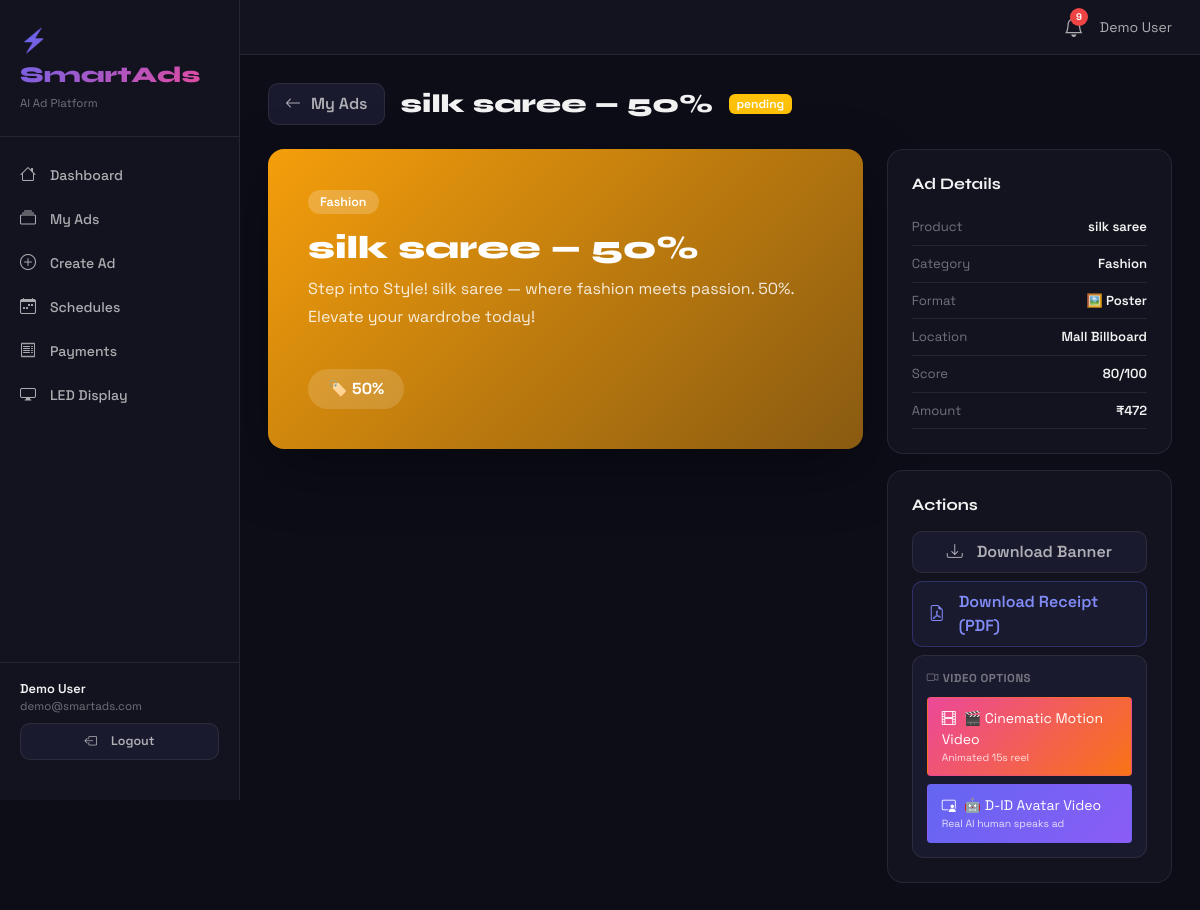
Screenshot of /ads/13/preview (signed in) with the database file from the repository.
### app/models/user.py (models this page shows, shortened)
class User(UserMixin, db.Model):
    __tablename__ = 'users'
    id            = db.Column(db.Integer, primary_key=True)
    name          = db.Column(db.String(120), nullable=False)
    email         = db.Column(db.String(150), unique=True, nullable=False, index=True)
    password_hash = db.Column(db.String(256), nullable=False)
    role          = db.Column(db.String(20), default='user')
    is_active     = db.Column(db.Boolean, default=True)
    created_at    = db.Column(db.DateTime, default=datetime.utcnow)
    last_login    = db.Column(db.DateTime, nullable=True)
    advertisements = db.relationship('Advertisement', backref='owner', lazy='dynamic', foreign_keys='Advertisement.user_id')
    payments       = db.relationship('Payment', backref='user', lazy='dynamic')
    schedules      = db.relationship('AdSchedule', backref='user', lazy='dynamic', foreign_keys='AdSchedule.user_id')
    notifications  = db.relationship('Notification', backref='user', lazy='dynamic')
    videos         = db.relationship('AdVideo', backref='user', lazy='dynamic')
    def is_admin(self): return self.role == 'admin'

### app/models/ad.py (models this page shows, shortened)
class Advertisement(db.Model):
    __tablename__  = 'advertisements'
    id             = db.Column(db.Integer, primary_key=True)
    user_id        = db.Column(db.Integer, db.ForeignKey('users.id'), nullable=False, index=True)
    title          = db.Column(db.String(200), nullable=False)
    product_name   = db.Column(db.String(150), nullable=False)
    category       = db.Column(db.String(80), nullable=False)
    offer          = db.Column(db.String(200), nullable=True)
    description    = db.Column(db.Text, nullable=True)
    location       = db.Column(db.String(100), nullable=True)
    ad_format      = db.Column(db.String(20), default='poster')   # NEW: poster | video
    amount_paid    = db.Column(db.Float, default=0.0)              # NEW: actual cost paid
    generated_text = db.Column(db.Text, nullable=True)
    slogans        = db.Column(db.Text, nullable=True)
    template_style = db.Column(db.String(50), default='modern')
    theme_color    = db.Column(db.String(20), default='#6366f1')
    media_filename = db.Column(db.String(300), nullable=True)
    media_type     = db.Column(db.String(20), nullable=True)
    ad_type        = db.Column(db.String(20), default='ai_generated')
    status         = db.Column(db.String(20), default='draft')
    admin_notes    = db.Column(db.Text, nullable=True)
    payment_status = db.Column(db.String(20), default='unpaid')
    engagement_score = db.Column(db.Integer, default=0)
    created_at     = db.Column(db.DateTime, default=datetime.utcnow)
    updated_at     = db.Column(db.DateTime, default=datetime.utcnow, onupdate=datetime.utcnow)
    approved_at    = db.Column(db.DateTime, nullable=True)
    schedules = db.relationship('AdSchedule', backref='advertisement', lazy='dynamic', cascade='all, delete-orphan')
    payments  = db.relationship('Payment', backref='advertisement', lazy='dynamic')
    videos    = db.relationship('AdVideo', backref='advertisement', lazy='dynamic')
    def get_slogans(self):
        try: return json.loads(self.slogans) if self.slogans else []
        except: return []
    def status_badge(self):
        return {'draft':'secondary','pending':'warning','approved':'success','rejected':'danger'}.get(self.status,'secondary')

### app/routes/ads.py (the view)
@ads_bp.route('/<int:ad_id>/preview')
@login_required
def preview(ad_id):
    ad = Advertisement.query.filter_by(id=ad_id, user_id=current_user.id).first_or_404()
    return render_template('ads/preview.html', ad=ad)

### app/models/user.py (called while the page is built)
@login_manager.user_loader
def load_user(uid): return User.query.get(int(uid))

### app/templates/ads/preview.html (shortened to what this page needs)
{% extends 'base.html' %}
{% block content %}
<div class="d-flex align-items-center gap-3 mb-4 flex-wrap">
  <a href="{{ url_for('ads.list_ads') }}" class="btn-surface"><i class="bi bi-arrow-left me-1"></i>My Ads</a>
  <h1 class="page-title mb-0">{{ ad.title }}</h1>
  <span class="badge bg-{{ ad.status_badge() }}">{{ ad.status }}</span>
</div>
<div class="row g-4">
  <div class="col-12 col-md-8">
    <div style="border-radius:16px;overflow:hidden;background:linear-gradient(135deg,{{ ad.theme_color or '#6366f1' }},{{ ad.theme_color or '#6366f1' }}88);
      padding:40px;min-height:300px;display:flex;flex-direction:column;justify-content:space-between;
      box-shadow:0 20px 60px rgba(0,0,0,.4)">
      <div>
        <span style="background:rgba(255,255,255,.2);color:white;padding:4px 12px;border-radius:20px;font-size:.78rem;font-weight:600">
          {{ ad.category }}
        </span>
        <h2 style="color:white;font-family:'Syne',sans-serif;font-size:2rem;font-weight:800;margin-top:16px">{{ ad.title }}</h2>
        <p style="color:rgba(255,255,255,.85);margin-top:8px;line-height:1.7">{{ ad.generated_text or ad.description }}</p>
      </div>
      <div>
        {% if ad.offer %}
        <div style="margin-top:16px;background:rgba(255,255,255,.15);color:white;
          padding:8px 20px;border-radius:20px;display:inline-block;font-weight:700">
          🏷️ {{ ad.offer }}
        </div>
        {% endif %}
      </div>
    </div>
  </div>
  <div class="col-12 col-md-4">
    <div class="card-modern p-4 mb-3">
      <h5 class="section-title mb-3">Ad Details</h5>
      {% for label, val in [('Product', ad.product_name),('Category', ad.category),('Format', ('🖼️ Poster' if ad.ad_format=='poster' else '🎬 Video')),('Location', ad.location or '—'),('Score', ad.engagement_score|string+'/100'),('Amount', '₹'+ad.amount_paid|int|string if ad.amount_paid else '—')] %}
      <div class="d-flex justify-content-between py-2" style="border-bottom:1px solid var(--border);font-size:.82rem">
        <span style="color:var(--text-muted)">{{ label }}</span>
        <span style="color:var(--text);font-weight:600">{{ val }}</span>
      </div>
      {% endfor %}
    </div>
    <div class="card-modern p-4">
      <h5 class="section-title mb-3">Actions</h5>
      <div class="d-flex flex-column gap-2">
        <a href="{{ url_for('ads.download', ad_id=ad.id) }}" class="btn-surface w-100 justify-content-center"><i class="bi bi-download me-2"></i>Download Banner</a>
        {% if ad.payment_status == 'paid' %}
        {% set payment = ad.payments.all()|last if ad.payments.count() > 0 else none %}
        {% if payment %}
        <a href="{{ url_for('payment.download_receipt', payment_id=payment.id) }}"
           class="btn-surface w-100 justify-content-center"
           style="border-color:rgba(99,102,241,.3);color:#818cf8">
          <i class="bi bi-file-earmark-pdf me-2"></i>Download Receipt (PDF)
        </a>
        {% endif %}
        {% endif %}
        <div style="background:var(--bg-elevated);border:1px solid var(--border);border-radius:12px;padding:14px">
          <div style="font-size:.72rem;font-weight:700;color:var(--text-muted);text-transform:uppercase;letter-spacing:.5px;margin-bottom:10px">
            <i class="bi bi-camera-video me-1"></i>Video Options
          </div>
          <div class="d-flex flex-column gap-2">
            <a href="{{ url_for('ads.video', ad_id=ad.id) }}" class="btn btn-sm w-100"
               style="background:linear-gradient(135deg,#ec4899,#f97316);color:white;text-align:left;padding:10px 14px">
              <i class="bi bi-film me-2"></i>🎬 Cinematic Motion Video
              <div style="font-size:.65rem;opacity:.8;font-weight:400">Animated 15s reel</div>
            </a>
            <a href="{{ url_for('video.studio', ad_id=ad.id) }}" class="btn btn-sm w-100"
               style="background:linear-gradient(135deg,#6366f1,#8b5cf6);color:white;text-align:left;padding:10px 14px">
              <i class="bi bi-person-video3 me-2"></i>🤖 D-ID Avatar Video
              <div style="font-size:.65rem;opacity:.8;font-weight:400">Real AI human speaks ad</div>
            </a>
          </div>
        </div>
      </div>
    </div>
  </div>
</div>
{% endblock %}

### app/templates/base.html (shortened to what this page needs)
<!DOCTYPE html>
<html lang="en">
<head>
<link href="https://cdn.jsdelivr.net/npm/bootstrap@5.3.2/dist/css/bootstrap.min.css" rel="stylesheet">
<link href="https://cdn.jsdelivr.net/npm/bootstrap-icons@1.11.3/font/bootstrap-icons.css" rel="stylesheet">
</head>
<body>
<div class="sidebar">
  <div class="sidebar-brand">
    <div class="brand-logo">⚡ SmartAds</div>
    <div style="font-size:.72rem;color:var(--text-muted);margin-top:4px">AI Ad Platform</div>
  </div>
  <nav>
    <div class="nav-item"><a href="{{ url_for('dashboard.home') }}"><i class="bi bi-house"></i>Dashboard</a></div>
    <div class="nav-item"><a href="{{ url_for('ads.list_ads') }}"><i class="bi bi-collection"></i>My Ads</a></div>
    <div class="nav-item"><a href="{{ url_for('ads.create') }}"><i class="bi bi-plus-circle"></i>Create Ad</a></div>
    <div class="nav-item"><a href="{{ url_for('schedule.index') }}"><i class="bi bi-calendar-week"></i>Schedules</a></div>
    <div class="nav-item"><a href="{{ url_for('payment.history') }}"><i class="bi bi-receipt"></i>Payments</a></div>
    <div class="nav-item"><a href="{{ url_for('display.index') }}"><i class="bi bi-display"></i>LED Display</a></div>
  </nav>
  {% if current_user.is_authenticated %}
  <div style="margin-top:auto;padding:16px 20px;border-top:1px solid var(--border)">
    <div style="font-size:.8rem;font-weight:600;color:var(--text)">{{ current_user.name }}</div>
    <div style="font-size:.72rem;color:var(--text-muted)">{{ current_user.email }}</div>
    <a href="{{ url_for('auth.logout') }}" class="btn-surface mt-2 w-100" style="justify-content:center;font-size:.78rem">
      <i class="bi bi-box-arrow-left me-2"></i>Logout</a>
  </div>
  {% endif %}
</div>
<div class="main-content">
  <div class="topbar">
    {% if current_user.is_authenticated %}
    <div class="d-flex align-items-center gap-3">
      <a href="{{ url_for('notifications.index') }}" style="position:relative;color:var(--text-secondary);text-decoration:none">
        <i class="bi bi-bell fs-5"></i>
        <span id="notif-count" class="notif-badge d-none">0</span>
      </a>
      <div style="font-size:.875rem;color:var(--text-secondary)">
        {{ current_user.name }}
      </div>
    </div>
    {% endif %}
  </div>
  <div class="content-area">
    {% block content %}{% endblock %}
  </div>
</div>
</body>
</html>

### app/templates/base.html (style rules this page uses)
:root { --bg:#0d0d18;--bg-card:#13131f;--bg-elevated:#1a1a2e;--border:rgba(255,255,255,.08); --text:rgba(255,255,255,.95);--text-secondary:rgba(255,255,255,.65);--text-muted:rgba(255,255,255,.4); --accent:#6366f1;--accent-glow:rgba(99,102,241,.15);--success:#10b981;--danger:#ef4444; --warning:#f59e0b;--info:#06b6d4;--font-sans:'Space Grotesk',sans-serif; }
* { box-sizing:border-box;margin:0;padding:0; }
body { background:var(--bg);color:var(--text);font-family:var(--font-sans);min-height:100vh; }
.sidebar { width:240px;background:var(--bg-card);border-right:1px solid var(--border); position:fixed;top:0;left:0;height:100vh;z-index:100;display:flex;flex-direction:column;padding:24px 0;overflow-y:auto; }
.sidebar-brand { padding:0 20px 24px;border-bottom:1px solid var(--border);margin-bottom:16px; }
.brand-logo { font-family:'Syne',sans-serif;font-size:1.4rem;font-weight:800; background:linear-gradient(135deg,#6366f1,#ec4899);-webkit-background-clip:text;-webkit-text-fill-color:transparent; }
.nav-item a { display:flex;align-items:center;gap:10px;padding:10px 20px;color:var(--text-secondary); text-decoration:none;transition:all .2s;font-size:.875rem;font-weight:500; }
.nav-item a i { font-size:1rem;width:20px; }
.main-content { margin-left:240px;min-height:100vh; }
.topbar { background:var(--bg-card);border-bottom:1px solid var(--border);padding:12px 28px; display:flex;align-items:center;justify-content:space-between;position:sticky;top:0;z-index:99; }
.content-area { padding:28px; }
.page-title { font-family:'Syne',sans-serif;font-size:1.6rem;font-weight:800;color:var(--text); }
.card-modern { background:var(--bg-card);border:1px solid var(--border);border-radius:16px;padding:24px;transition:all .2s; }
.btn-surface { background:var(--bg-elevated);border:1px solid var(--border);color:var(--text-secondary); padding:8px 16px;border-radius:10px;font-weight:600;font-family:var(--font-sans);cursor:pointer; transition:all .2s;text-decoration:none;display:inline-flex;align-items:center;gap:6px; }
.badge { font-family:var(--font-sans);font-weight:600; }
.section-title { font-family:'Syne',sans-serif;font-size:1rem;font-weight:700;color:var(--text);margin-bottom:16px; }
.notif-badge { background:#ef4444;color:white;border-radius:50%;width:18px;height:18px; font-size:.6rem;font-weight:700;display:inline-flex;align-items:center;justify-content:center; position:absolute;top:-4px;right:-4px; }

### rows the page displays
User: name "Demo User", email "demo@smartads.com"
Advertisement: title "silk saree — 50%", status "pending", category "Fashion", generated_text "Step into Style! silk saree — where fashion meets passion. 50%. Elevate your wardrobe today!", offer "50%", label "Product", product_name "silk saree", label "Category", label "Location", location "Mall Billboard"

### other values shown
{{ label }} "Format" "Score" "Amount"
{{ val }} "🖼️ Poster" "80/100" "₹472"
